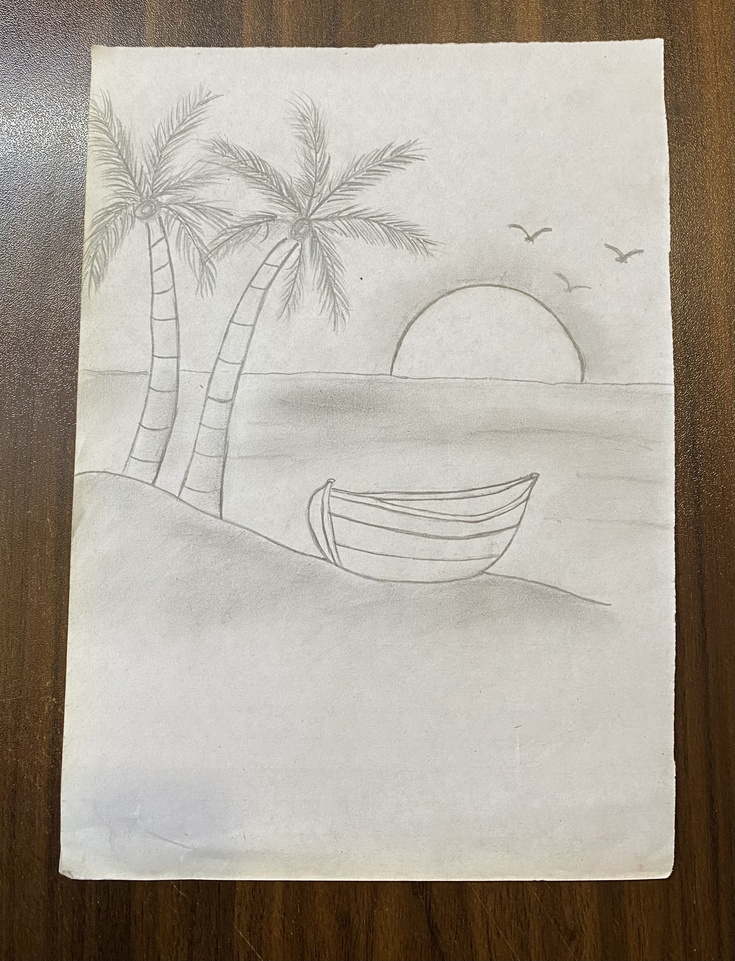
#> input picture sketch.jpg, 735 x 961 px, shrunk from 2509 x 3281 before the run
$ python skech-paint.py
#> lines starting #> are read from the running program, lines starting #| are printed output that depends on the picture; after the words box and inside, x2 and y2 are one past the last pixel; in counts of white or black regions, pixels touching at a corner belong together
import cv2
import numpy as np
import matplotlib.pyplot as plt

# ---------------------------------------------------
# STEP 1: Read the Pencil Sketch Image
# ---------------------------------------------------
# Read image in BGR format (OpenCV default)
sketch = cv2.imread("sketch.jpg")
#> sketch is the input picture: shape (961, 735, 3); mean B, G, R 153.3, 164.4, 171.7

# Convert BGR to RGB for correct color display
sketch_rgb = cv2.cvtColor(sketch, cv2.COLOR_BGR2RGB)

# ---------------------------------------------------
# STEP 2: Convert Sketch to Grayscale
# ---------------------------------------------------
# Pencil sketches mainly contain intensity information
gray = cv2.cvtColor(sketch_rgb, cv2.COLOR_RGB2GRAY)
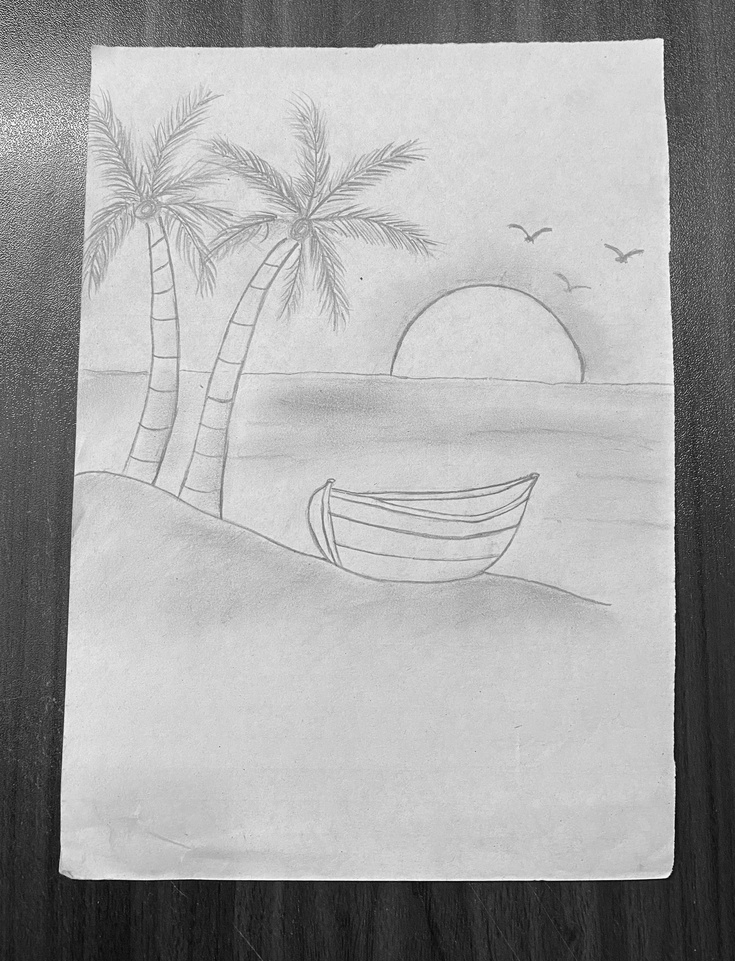
#> gray: shape (961, 735); min 4, max 255, mean 165.3

# ---------------------------------------------------
# STEP 3: Remove Noise using Gaussian Blur
# ---------------------------------------------------
# This smooths the image and reduces harsh pencil noise
blur = cv2.GaussianBlur(gray, (5, 5), 0)

# ---------------------------------------------------
# STEP 4: Detect Edges (Outline of Sketch)
# ---------------------------------------------------
# Canny edge detector extracts strong edges
edges = cv2.Canny(blur, threshold1=50, threshold2=150)
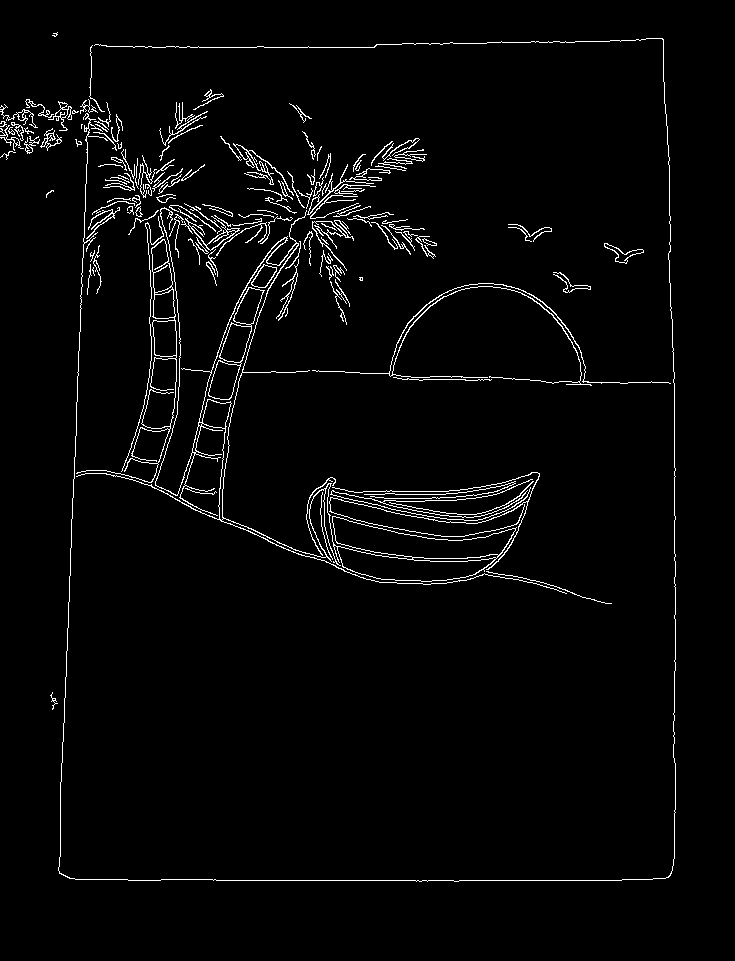
#> edges: shape (961, 735); 2.7% white in thin lines or dots, all inside (x1, y1, x2, y2) = (0, 32, 676, 882)

# ---------------------------------------------------
# STEP 5: Apply Color Map (Paint Effect)
# ---------------------------------------------------
# Convert grayscale sketch into a colored image
# COLORMAP_OCEAN gives a natural painting look
colored_paint = cv2.applyColorMap(gray, cv2.COLORMAP_OCEAN)
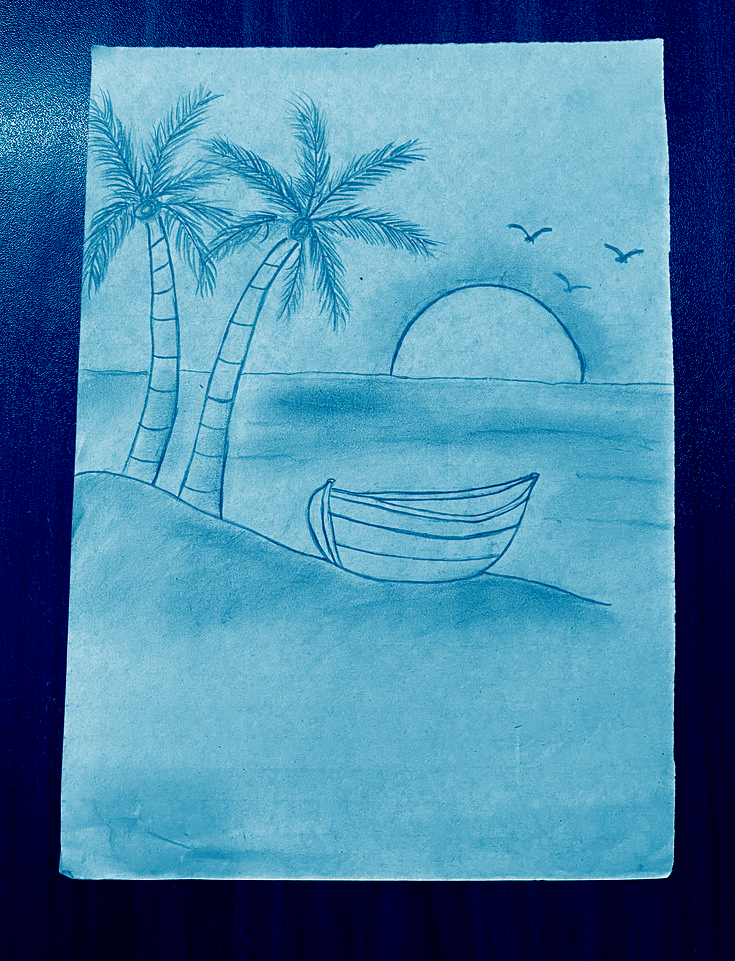
#> colored_paint: shape (961, 735, 3); mean B, G, R 165.3, 130.6, 73

# ---------------------------------------------------
# STEP 6: Combine Color Image with Edges
# ---------------------------------------------------
# Invert edges so lines remain visible
edges_inv = cv2.bitwise_not(edges)

# Mask color image with edge map
paint_result = cv2.bitwise_and(
    colored_paint, colored_paint, mask=edges_inv
)
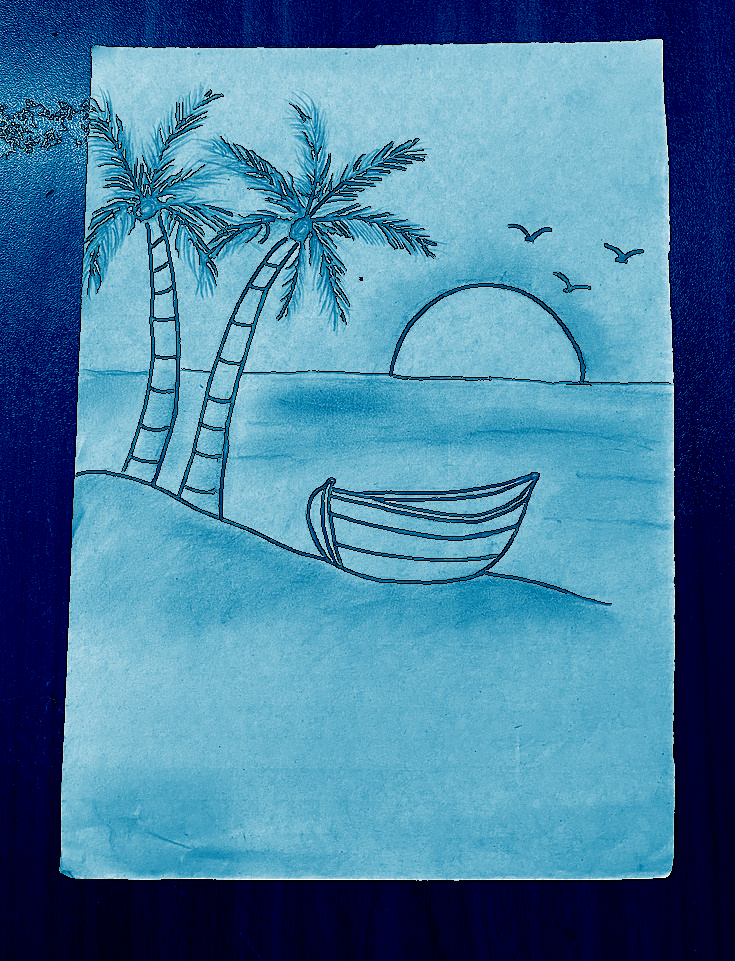
#> paint_result: shape (961, 735, 3); mean B, G, R 160.2, 126.5, 71.2

# ---------------------------------------------------
# STEP 7: Enhance Paint Texture using Bilateral Filter
# ---------------------------------------------------
# Bilateral filter smooths colors while preserving edges
final_paint = cv2.bilateralFilter(
    paint_result, d=9, sigmaColor=75, sigmaSpace=75
)

# ---------------------------------------------------
# STEP 8: Display All Steps
# ---------------------------------------------------
plt.figure(figsize=(12, 8))

plt.subplot(2, 3, 1)
plt.title("Original Pencil Sketch")
plt.imshow(sketch_rgb)
plt.axis("off")

plt.subplot(2, 3, 2)
plt.title("Grayscale Image")
plt.imshow(gray, cmap='gray')
plt.axis("off")

plt.subplot(2, 3, 3)
plt.title("Edge Detection")
plt.imshow(edges, cmap='gray')
plt.axis("off")

plt.subplot(2, 3, 4)
plt.title("Color Mapped Image")
plt.imshow(colored_paint)
plt.axis("off")

plt.subplot(2, 3, 5)
plt.title("Paint Effect (Before Filtering)")
plt.imshow(paint_result)
plt.axis("off")

plt.subplot(2, 3, 6)
plt.title("Final Painted Image")
plt.imshow(final_paint)
plt.axis("off")

plt.tight_layout()
plt.show()
#> figure, not shown here; B, G, R data is drawn as R, G, B

# ---------------------------------------------------
# STEP 9: Save Final Output
# ---------------------------------------------------
cv2.imwrite("final_painted_output.jpg",
            cv2.cvtColor(final_paint, cv2.COLOR_RGB2BGR))
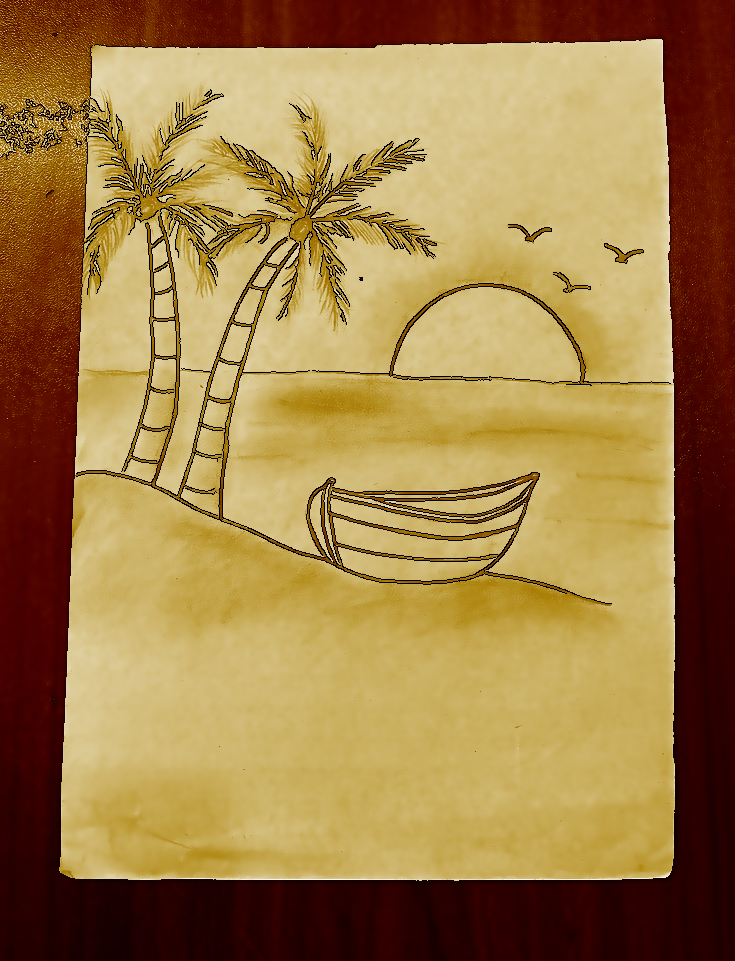
#> saved as final_painted_output.jpg: shape (961, 735, 3); mean B, G, R 71.1, 126.3, 160.1

print("✅ Pencil Sketch successfully converted into Painting!")

$ run again, with apple.jpeg copied over sketch.jpg
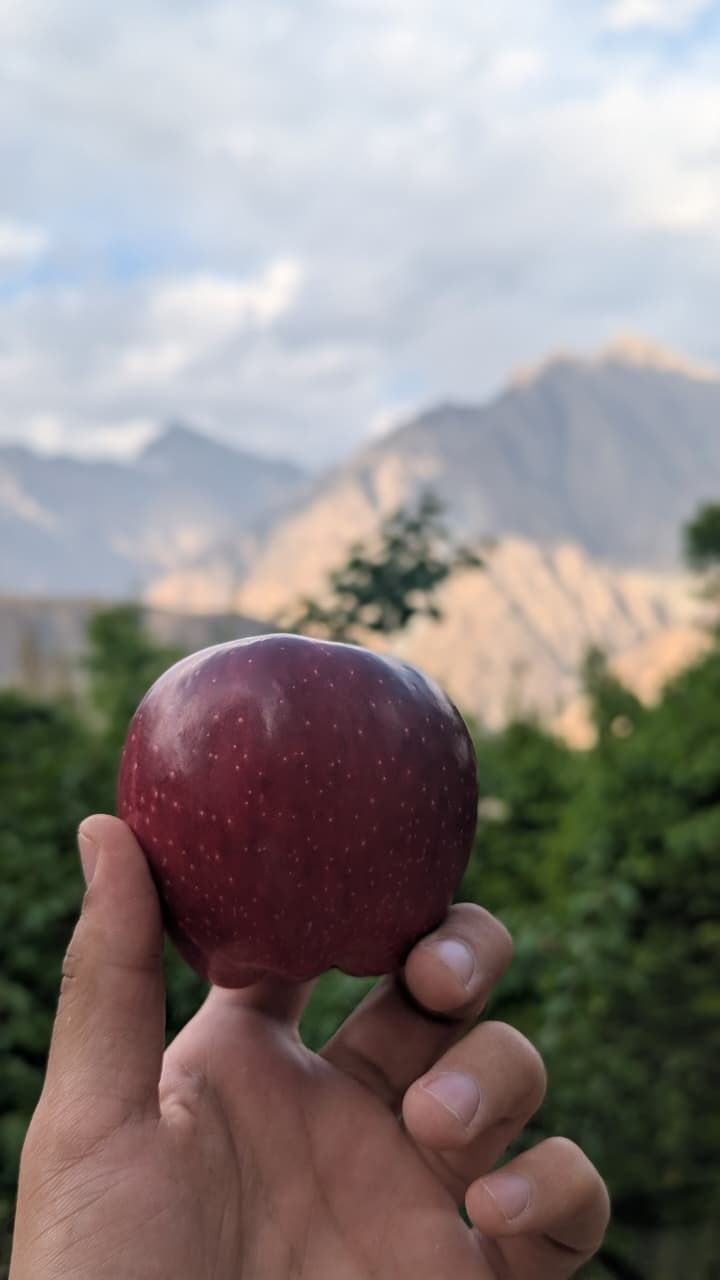
#> input picture apple.jpeg, 720 x 1280 px
#> sketch is the input picture: shape (1280, 720, 3); mean B, G, R 133.6, 135.1, 142.5
#> `edges = cv2.Canny(blur, threshold1=50, threshold2=150)`:
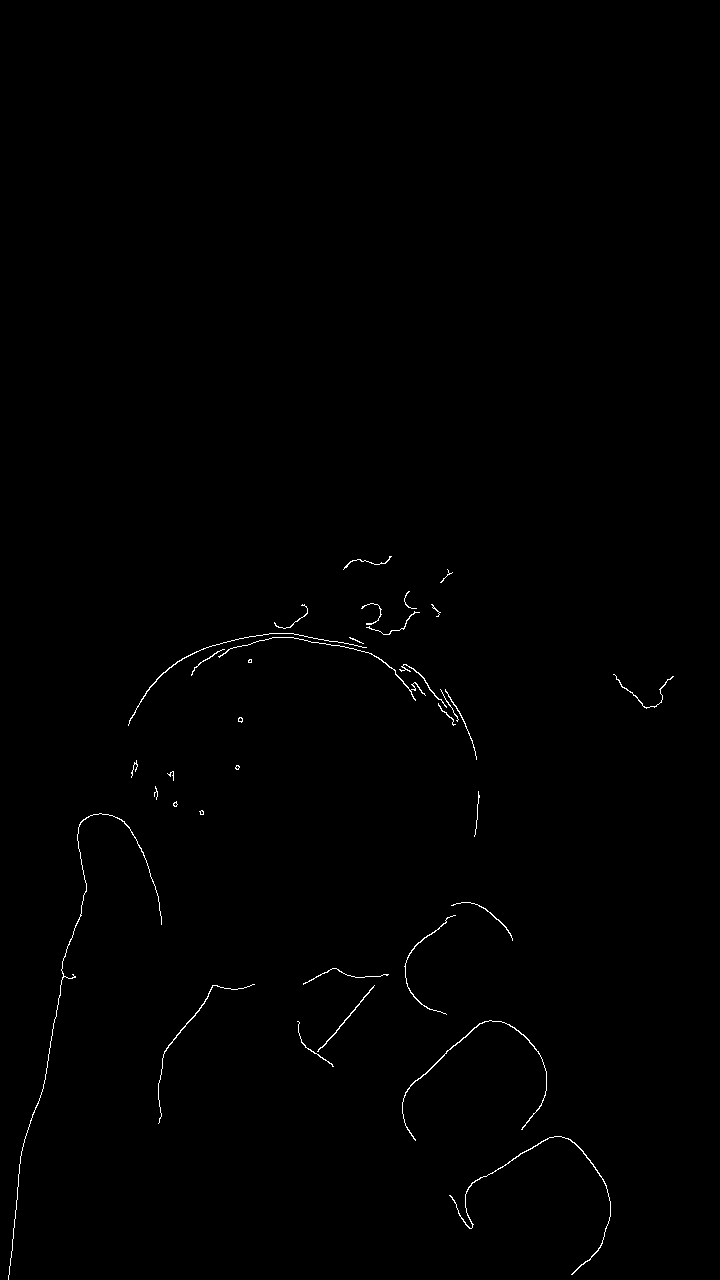
#> edges: shape (1280, 720); 0.43% white in thin lines or dots, all inside (x1, y1, x2, y2) = (8, 556, 674, 1280)
#> `cv2.imwrite("final_painted_output.jpg", cv2.cvtColor(final_paint, cv2...`:
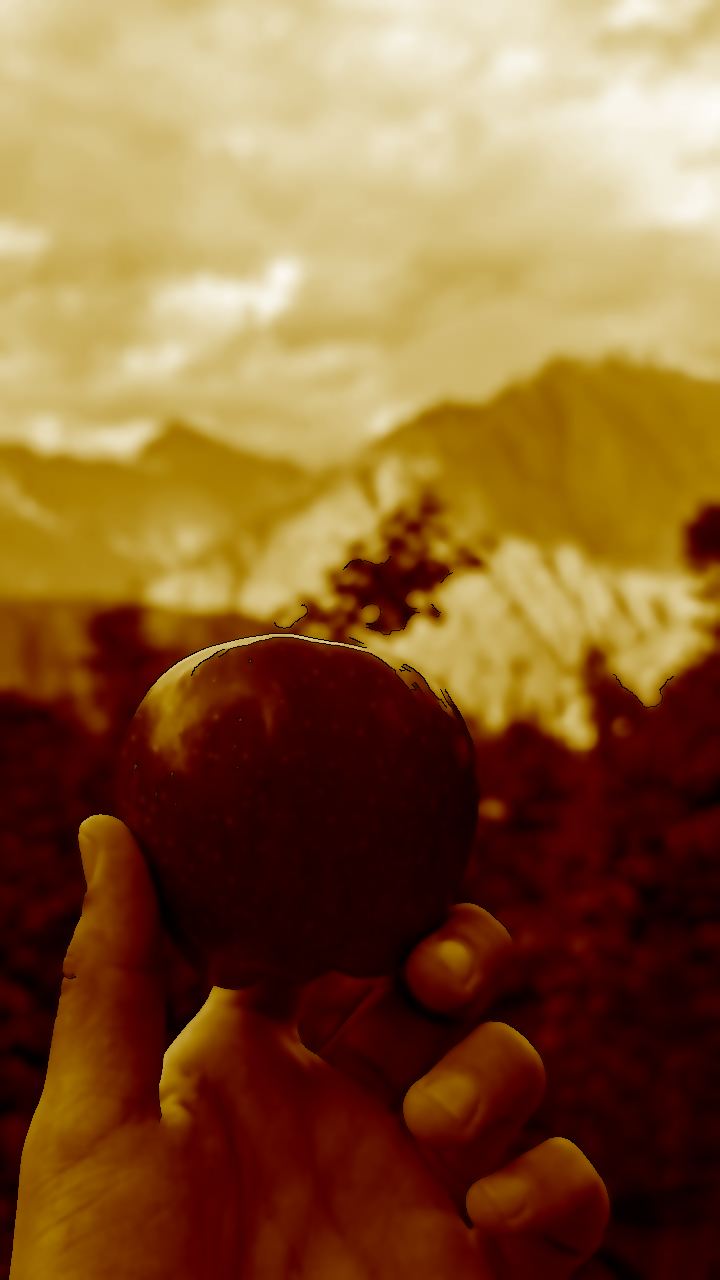
#> saved as final_painted_output.jpg: shape (1280, 720, 3); mean B, G, R 53.6, 96.5, 136.8
